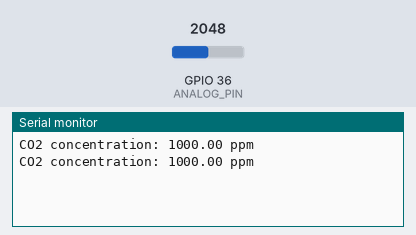
A sketch run on a simulated ESP32. Parts: the last lines printed to the serial monitor. The test bench sets the inputs (shaded band); at power-on: GPIO 36 (ANALOG_PIN) = 2048.

Above: at 2.8 s.
2.9 s: GPIO 36 (ANALOG_PIN) set to 2866
At 4.3 s:
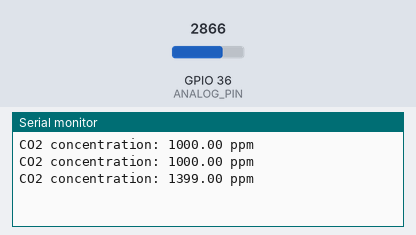
5.6 s: GPIO 36 (ANALOG_PIN) set to 3603
At 7.1 s:
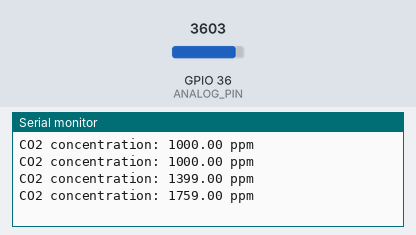
Timing chart, 0 to 8.6 s (numbered marks = the images above; inputs shaded):
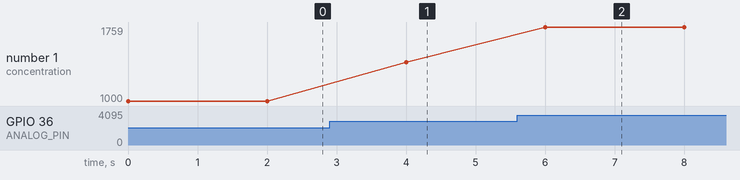

The sketch:

agritech.ino
```cpp
#define ANALOG_PIN A0   // Analog pin connected to the MQ-135 sensor

void setup() {
  Serial.begin(9600);
}

void loop() {
  float CO2_ppm = readCO2();
  Serial.print("CO2 concentration: ");
  Serial.print(CO2_ppm);
  Serial.println(" ppm");
  delay(2000);  // Delay between readings
}

float readCO2() {
  int sensorValue = analogRead(ANALOG_PIN);
  float voltage = sensorValue * (3.3 / 4095.0); // Convert ADC reading to voltage (3.3V is the ESP32 ADC reference voltage)

  // The relationship between sensor resistance and gas concentration is typically nonlinear.
  // You'll need to calibrate your sensor for CO2 specifically.
  // Refer to the MQ-135 datasheet for details.
  // Here we're just providing a simple conversion assuming linear behavior.

  // Assuming linear behavior for CO2
  float CO2_ppm = map(sensorValue, 0, 4095, 0, 2000); // Assuming the maximum value is 2000 ppm
  return CO2_ppm;
}
```

Measured:
- after the input at 2.9 s, the serial monitor: prints a new line after 1.1 s (image 1)
- after the input at 5.6 s, the serial monitor: prints a new line after 0.40 s (image 2)
- plotted number 1: 1000 → 1399 after the input at 2.9 s, 1399 → 1759 after the input at 5.6 s
